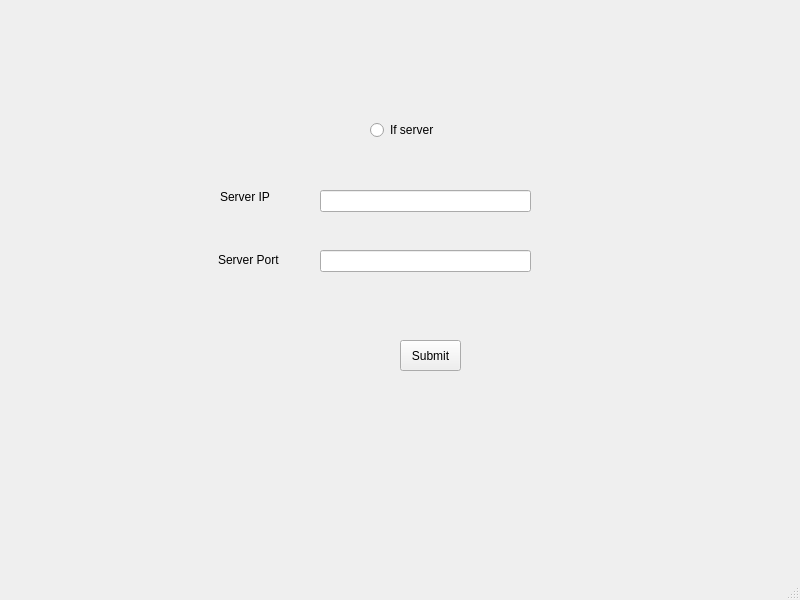
<?xml version="1.0" encoding="UTF-8"?>
<ui version="4.0">
 <class>startHere</class>
 <widget class="QMainWindow" name="startHere">
  <property name="geometry">
   <rect>
    <x>0</x>
    <y>0</y>
    <width>800</width>
    <height>600</height>
   </rect>
  </property>
  <property name="windowTitle">
   <string>MainWindow</string>
  </property>
  <widget class="QWidget" name="centralwidget">
   <widget class="QPushButton" name="submit">
    <property name="geometry">
     <rect>
      <x>400</x>
      <y>340</y>
      <width>61</width>
      <height>31</height>
     </rect>
    </property>
    <property name="text">
     <string>Submit</string>
    </property>
   </widget>
   <widget class="QLineEdit" name="port_box">
    <property name="geometry">
     <rect>
      <x>320</x>
      <y>250</y>
      <width>211</width>
      <height>22</height>
     </rect>
    </property>
   </widget>
   <widget class="QLineEdit" name="IP_box">
    <property name="geometry">
     <rect>
      <x>320</x>
      <y>190</y>
      <width>211</width>
      <height>22</height>
     </rect>
    </property>
   </widget>
   <widget class="QLabel" name="label">
    <property name="geometry">
     <rect>
      <x>220</x>
      <y>190</y>
      <width>59</width>
      <height>14</height>
     </rect>
    </property>
    <property name="text">
     <string>Server IP</string>
    </property>
   </widget>
   <widget class="QLabel" name="label_2">
    <property name="geometry">
     <rect>
      <x>218</x>
      <y>250</y>
      <width>81</width>
      <height>20</height>
     </rect>
    </property>
    <property name="text">
     <string>Server Port</string>
    </property>
   </widget>
   <widget class="QRadioButton" name="choice">
    <property name="geometry">
     <rect>
      <x>370</x>
      <y>120</y>
      <width>121</width>
      <height>20</height>
     </rect>
    </property>
    <property name="text">
     <string>If server</string>
    </property>
   </widget>
  </widget>
  <widget class="QMenuBar" name="menubar">
   <property name="geometry">
    <rect>
     <x>0</x>
     <y>0</y>
     <width>800</width>
     <height>19</height>
    </rect>
   </property>
  </widget>
  <widget class="QStatusBar" name="statusbar"/>
 </widget>
 <resources/>
 <connections/>
</ui>
